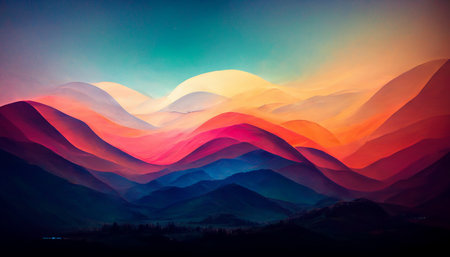
#> input picture landscape.jpg, 450 x 257 px
$ python pimp_image.py
#> lines starting #> are read from the running program, lines starting #| are printed output that depends on the picture
### ex05/load_image.py
from PIL import Image
import numpy as np
from array import array


def create_image(barray: list) -> Image:
    """Create image from array"""
    # Get the dimensions of the image
    height = len(barray)
    width = len(barray[0])

    # Create a new Pillow image with RGB mode
    image = Image.new('RGB', (width, height))

    # Populate the image with pixel values
    pixels = image.load()
    for y, row in enumerate(barray):
        for x, color in enumerate(row):
            pixels[x, y] = tuple(color)

    # Save the image as a JPEG file
    return image


def ft_invert(array) -> array:
    """Inverts the color of the image received."""
    output_image_path = "Invert.jpeg"
    barray = []
    try:
        nimage = create_image(array)

        width, height = nimage.size

        for x in range(0, height):
            barray.insert(x, [])
            for y in range(0, width):
                r, g, b = nimage.getpixel((y, x))
                barray[x].insert(y, [(r - 255) * -1,
                                     (g - 255) * -1,
                                     (b - 255) * -1])

        invert_image = create_image(barray)
        invert_image.save(output_image_path)

    except Exception:
        raise AssertionError("Error: failed to create image")

    return barray


def ft_red(array) -> array:
    """Displays bluescale image by setting b and g to 0"""
    output_image_path = "Red.jpeg"
    barray = []
    try:
        nimage = create_image(array)
        nimage.save(output_image_path)

        width, height = nimage.size

        for x in range(0, height):
            barray.insert(x, [])
            for y in range(0, width):
                r, g, b = nimage.getpixel((y, x))
                barray[x].insert(y, [r * 1, g * 0, b * 0])

        red_image = create_image(barray)
        red_image.save(output_image_path)

    except Exception as e:
        raise AssertionError(f"Error: {e}")

    return barray


def ft_blue(array) -> array:
    """Displays bluescale image by setting r and g to 0"""
    output_image_path = "Blue.jpeg"
    barray = []
    try:
        nimage = create_image(array)
        nimage.save(output_image_path)

        width, height = nimage.size

        for x in range(0, height):
            barray.insert(x, [])
            for y in range(0, width):
                r, g, b = nimage.getpixel((y, x))
                barray[x].insert(y, [0, 0, b])

        blue_image = create_image(barray)
        blue_image.save(output_image_path)

    except Exception:
        raise AssertionError("Error: failed to create image")

    return barray


def ft_green(array) -> array:
    """Displays bluescale image by setting r and b to 0"""
    output_image_path = "Green.jpeg"
    barray = []
    try:
        nimage = create_image(array)
        nimage.save(output_image_path)

        width, height = nimage.size

        for x in range(0, height):
            barray.insert(x, [])
            for y in range(0, width):
                r, g, b = nimage.getpixel((y, x))
                barray[x].insert(y, [r-r, g, b-b])

        green_image = create_image(barray)
        green_image.save(output_image_path)

    except Exception:
        raise AssertionError("Error: failed to create image")

    return barray


def ft_grey(array) -> array:
    """Convert the image to grayscale and create array from
    black&white image"""
    # Grayscale colors are those where the red, green, and blue
    # components are all equal.
    # The RGB values that make up shades of gray range from (0, 0, 0)
    # for black to (255, 255, 255) for white, with intermediate values
    # representing different shades of gray. """

    output_image_path = "Grey.jpeg"
    color_image = create_image(array)
    barray = []
    try:
        width, height = color_image.size

        for x in range(0, height):
            barray.insert(x, [])
            for y in range(0, width):
                r, g, b = color_image.getpixel((y, x))
                component_value = int(r / 3 + g / 3 + b / 3)
                barray[x].insert(y, [component_value,
                                     component_value, component_value])

        gray_image = create_image(barray)
        gray_image.save(output_image_path)

    except Exception as e:
        raise AssertionError(f"Error: {e}")


def load_image(image) -> array:
    """Create array from  pillow image"""
    try:
        barray = []

        width, height = image.size

        for x in range(0, height):
            barray.insert(x, [])
            for y in range(0, width):
                r, g, b = image.getpixel((y, x))
                barray[x].insert(y, [r, g, b])

        string = "The shape of image is: "
        items = image.getpixel((0, 0))
        i = 0
        for item in items:
            i += 1
        print(string, (height, width, i))
        print(np.array(barray))
    except Exception:
        raise AssertionError("An error occured")
    return np.array(barray)


def ft_load(path: str) -> array:
    """Return an array from image"""
    try:
        Image.open(path)
        image = Image.open(path)
    except Exception:
        raise AssertionError("Error: failed to open file")
    return load_image(image)

### ex05/pimp_image.py
from load_image import ft_invert, ft_red, ft_blue, ft_green, ft_grey, ft_load


def main():
    array = ft_load("../landscape.jpg")
#> in ft_load, image is the input picture: PIL image 450x257 RGB; mean R, G, B 98.7, 79.1, 89.1
#> after the loop in load_image, `for x in range(0, height):`: barray = 257 items
#> in load_image, `items = image.getpixel((0, 0))`: items = (19, 42, 83)
#> the loop in load_image, `for item in items:` made 3 passes
#> item on passes 1 to 3: 19, 42, 83
#> after the loop in load_image, `for item in items:`: i = 3
#| The shape of image is:  (257, 450, 3)
#> (printed output is left out)
    ft_grey(array)
#> in create_image, `height = len(barray)`: height = 257
#> in create_image, `width = len(barray[0])`: width = 450
#> in create_image, `image = Image.new('RGB', (width, height))`: image: PIL image 450x257 RGB; every value is 0
#> after the loop in ft_grey, `for x in range(0, height):`: barray = 257 items
#> in ft_grey, `gray_image = create_image(barray)`:
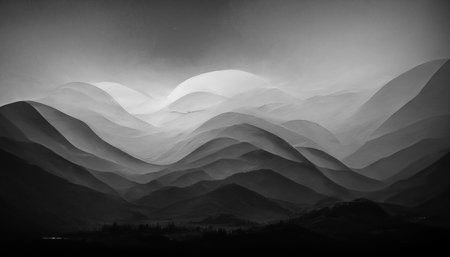
#> gray_image: PIL image 450x257 RGB; min 0, max 239, mean 88.7
    ft_invert(array)
#> in ft_invert, `invert_image = create_image(barray)`:
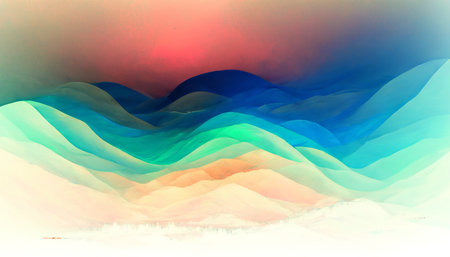
#> invert_image: PIL image 450x257 RGB; mean R, G, B 156.3, 175.9, 165.9
    ft_red(array)
#> in ft_red, `red_image = create_image(barray)`:
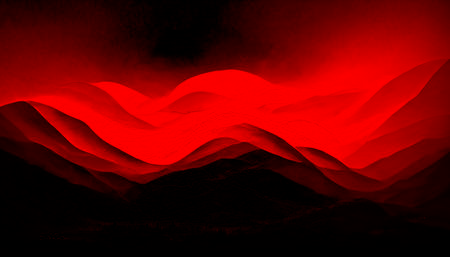
#> red_image: PIL image 450x257 RGB; mean R, G, B 98.7, 0, 0
    ft_green(array)
#> in ft_green, `green_image = create_image(barray)`:
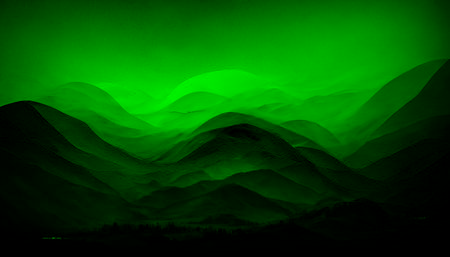
#> green_image: PIL image 450x257 RGB; mean R, G, B 0, 79.1, 0
    ft_blue(array)
#> in ft_blue, `blue_image = create_image(barray)`:
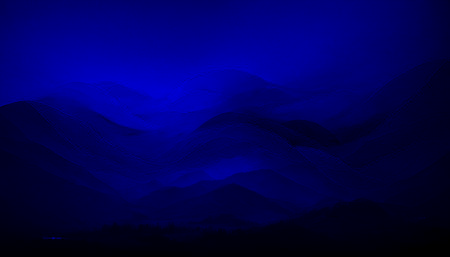
#> blue_image: PIL image 450x257 RGB; mean R, G, B 0, 0, 89.1
    print(ft_invert.__doc__)


if __name__ == "__main__":
    try:
        main()
    except AssertionError as e:
        print(f"AssertionError: {e}")
